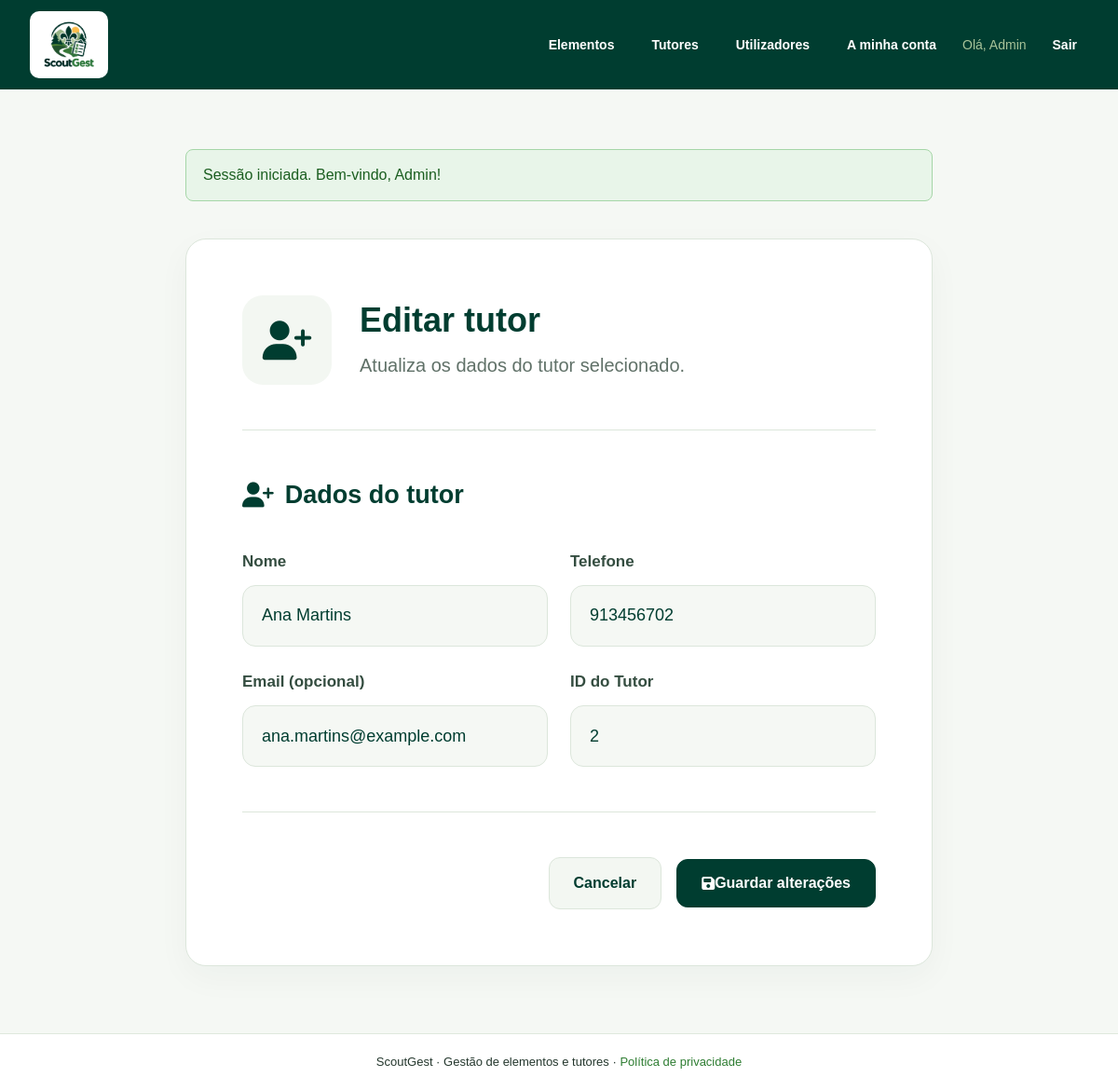
/tutor_form.php?id=2 (signed in), run on the app's committed database.
### tables this page shows
CREATE TABLE tutores (
    id_tutor INT AUTO_INCREMENT PRIMARY KEY,
    nome VARCHAR(120) NOT NULL,
    telefone VARCHAR(20) NOT NULL,
    email VARCHAR(150) NULL UNIQUE
);

### tutor_form.php (the view, shortened to what this page needs)
<?php
require 'includes/inicio.php';
$id = (int) ($_GET['id'] ?? 0);
$erros = [];
$tutor = [
    'nome' => '',
    'telefone' => '',
    'email' => ''
];
if ($_SERVER['REQUEST_METHOD'] === 'POST') {
    if (!csrf_valido()) {
        $erros[] = 'Pedido inválido ou formulário expirado. Atualiza a página.';
    }
    $tutor = [
        'nome' => trim($_POST['nome'] ?? ''),
        'telefone' => trim($_POST['telefone'] ?? ''),
        'email' => trim($_POST['email'] ?? '')
    ];
    if ($tutor['nome'] === '' ||
        mb_strlen($tutor['nome']) > 120) {
        $erros[] = 'O nome é obrigatório e não pode ter mais de 120 caracteres.';
    }
    if ($tutor['telefone'] === '' ||
        mb_strlen($tutor['telefone']) > 20) {
        $erros[] = 'O telefone é obrigatório e não pode ter mais de 20 caracteres.';
    }
    if ($tutor['email'] !== '' &&
        (mb_strlen($tutor['email']) > 150 ||
        !filter_var($tutor['email'], FILTER_VALIDATE_EMAIL))) {
        $erros[] = 'O email não é válido.';
    }
    if (!$erros) {
        try {
            if ($id > 0) {
                $stmt = $pdo->prepare(
                    'UPDATE tutores
                     SET nome = ?, telefone = ?, email = ?
                     WHERE id_tutor = ?'
                );
                $stmt->execute([
                    $tutor['nome'],
                    $tutor['telefone'],
                    $tutor['email'] ?: null,
                    $id
                ]);
                mensagem('sucesso', 'Tutor atualizado.');
            } else {
                $stmt = $pdo->prepare(
                    'INSERT INTO tutores
                     (nome, telefone, email)
                     VALUES (?, ?, ?)'
                );
                $stmt->execute([
                    $tutor['nome'],
                    $tutor['telefone'],
                    $tutor['email'] ?: null
                ]);
                mensagem('sucesso', 'Tutor criado.');
            }
        } catch (PDOException $e) {
            if ($e->getCode() === '23000') {
                $erros[] = 'Este email já está associado a outro tutor.';
            } else {
                throw $e;
            }
        }
        if (!$erros) {
            header('Location: tutores.php');
            exit;
        }
    }
} elseif ($id > 0) {
    $stmt = $pdo->prepare(
        'SELECT id_tutor, nome, telefone, email
         FROM tutores
         WHERE id_tutor = ?'
    );
    $stmt->execute([$id]);
    $tutor = $stmt->fetch(PDO::FETCH_ASSOC);
}
$acao = $id > 0
    ? "tutor_form.php?id=$id"
    : 'tutor_form.php';
$titulo = $id > 0
    ? 'Editar tutor'
    : 'Novo tutor';
$descricao = $id > 0
    ? 'Atualiza os dados do tutor selecionado.'
    : 'Preenche os dados para registar um novo tutor.';
require 'includes/cabecalho.php';
?>
<section class="tutor-form-pagina">
    <div class="tutor-form-cartao">
        <div class="tutor-form-cabecalho">
            <div class="tutor-form-icone">
                <i class="fa-solid fa-user-plus"></i>
            </div>
            <div class="tutor-form-cabecalho-texto">
                <h1><?= htmlspecialchars($titulo, ENT_QUOTES, 'UTF-8') ?></h1>
                <p><?= htmlspecialchars($descricao, ENT_QUOTES, 'UTF-8') ?></p>
            </div>
        </div>
        <div class="tutor-form-separador"></div>
        <form method="post"
              action="<?= htmlspecialchars($acao, ENT_QUOTES, 'UTF-8') ?>"
              id="form-principal"
              class="tutor-form-formulario"
              novalidate>
            <h2 class="tutor-form-titulo-seccao">
                <i class="fa-solid fa-user-plus"></i>
                 Dados do tutor
            </h2>
            <div class="tutor-form-grelha">
                <div class="tutor-form-campo">
                    <label for="nome">Nome</label>
                    <input type="text"
                           id="nome"
                           name="nome"
                           maxlength="120"
                           autocomplete="name"
                           required
                           value="<?= htmlspecialchars($tutor['nome'], ENT_QUOTES, 'UTF-8') ?>"
                           placeholder="Nome completo do tutor">
                </div>
                <div class="tutor-form-campo">
                    <label for="telefone">Telefone</label>
                    <input type="tel"
                           id="telefone"
                           name="telefone"
                           maxlength="20"
                           autocomplete="tel"
                           required
                           value="<?= htmlspecialchars($tutor['telefone'], ENT_QUOTES, 'UTF-8') ?>"
                           placeholder="Número de telefone">
                </div>
                <div class="tutor-form-campo">
                    <label for="email">Email (opcional)</label>
                    <input type="email"
                           id="email"
                           name="email"
                           maxlength="150"
                           autocomplete="email"
                           value="<?= htmlspecialchars($tutor['email'] ?? '', ENT_QUOTES, 'UTF-8') ?>"
                           placeholder="exemplo@email.pt">
                </div>
                <div class="tutor-form-campo">
                    <label for="id_tutor">ID do Tutor</label>
                    <input type="text"
                           id="id_tutor"
                           value="<?= $id > 0
                               ? htmlspecialchars((string) ($tutor['id_tutor'] ?? $id), ENT_QUOTES, 'UTF-8')
                               : 'Atribuído automaticamente' ?>"
                           readonly
                           aria-readonly="true">
                </div>
            </div>
            <div class="tutor-form-separador"></div>
            <div class="tutor-form-acoes">
                <a href="tutores.php"
                   class="tutor-form-cancelar">
                    Cancelar
                </a>
                <button type="submit"
                        class="tutor-form-guardar">
                    <i class="fa-solid fa-floppy-disk"
           aria-hidden="true"></i> Guardar alterações
                </button>
            </div>
        </form>
    </div>
</section>
<?php
require 'includes/rodape.php';
?>

### css/style.css (style rules this page uses)
:root { --sg-forest: #003D30; --sg-dark: #14532D; --sg-primary: #2E7D32; --sg-light: #A8C49A; --sg-field: #4D8B3A; --sg-accent: #FFC247; --sg-white: #FFFFFF; --sg-background: #F5F8F4; --sg-text: #24372D; --sg-border: #DFE8DD; --sg-danger: #9e2c2c; --sg-dangerdark: #570808; }
* { box-sizing: border-box; }
html { min-height: 100%; }
body { margin: 0; min-height: 100vh; display: flex; flex-direction: column; background: var(--sg-background); color: var(--sg-text); font-family: Arial, Helvetica, sans-serif; line-height: 1.6; }
h1 { margin: 0 0 16px; color: var(--sg-forest); font-size: 2rem; line-height: 1.2; }
p { margin: 0 0 20px; }
p:last-child { margin-bottom: 0; }
a { color: var(--sg-primary); }
.tutor-form-pagina { width: 100%; max-width: 1200px; margin: 40px auto; }
.tutor-form-cartao { background: #ffffff; border: 1px solid #dce6db; border-radius: 22px; padding: 60px; box-shadow: 0 12px 35px rgba(0, 61, 48, 0.04); }
.tutor-form-cabecalho { display: flex; align-items: center; gap: 30px; }
.tutor-form-icone { width: 96px; height: 96px; display: flex; align-items: center; justify-content: center; background: #f3f7f2; color: #003d30; border-radius: 22px; flex-shrink: 0; font-size: 42px; color: var(--sg-forest); line-height: 1; }
.tutor-form-cabecalho-texto h1 { margin: 0 0 12px; font-size: clamp(28px, 3vw, 46px); line-height: 1.2; color: #003d30; }
.tutor-form-cabecalho-texto p { margin: 0; color: #607168; font-size: 20px; line-height: 1.5; }
.tutor-form-separador { height: 1px; background: #dce6db; margin: 48px 0; }
.tutor-form-titulo-seccao { display: flex; align-items: center; gap: 12px; margin: 0 0 36px; color: #003d30; font-size: 27px; font-weight: 700; }
.tutor-form-grelha { display: grid; grid-template-columns: repeat(2, minmax(0, 1fr)); gap: 24px; }
.tutor-form-campo { display: flex; flex-direction: column; gap: 12px; min-width: 0; }
.tutor-form-campo label { font-size: 17px; font-weight: 600; color: #344d40; }
.tutor-form-campo input { box-sizing: border-box; width: 100%; min-height: 66px; padding: 16px 20px; border: 1px solid #dce6db; border-radius: 14px; background: #f5f8f4; color: #003d30; font-family: inherit; font-size: 18px; transition: border-color 0.2s, box-shadow 0.2s; }
.tutor-form-campo input::placeholder { color: #87968b; }
.tutor-form-acoes { display: flex; justify-content: flex-end; align-items: center; flex-wrap: wrap; gap: 16px; }
.tutor-form-cancelar, .tutor-form-guardar { display: inline-flex; justify-content: center; align-items: center; box-sizing: border-box; min-height: 52px; padding: 14px 26px; border-radius: 12px; font-family: inherit; font-size: 16px; font-weight: 600; text-decoration: none; cursor: pointer; transition: background 0.2s, transform 0.2s; }
.tutor-form-cancelar { background: #f3f7f2; border: 1px solid #dce6db; color: #003d30; }
.tutor-form-guardar { background: #003d30; border: 1px solid #003d30; color: #ffffff; }

### data on the page
tutores: nome "Ana Martins", telefone "913456702", email "ana.martins@example.com", id_tutor "2"

### other printed values
$_SESSION['nome'] "Admin"
$texto_mensagem "Sessão iniciada. Bem-vindo, Admin!"
$titulo "Editar tutor"
$descricao "Atualiza os dados do tutor selecionado."
